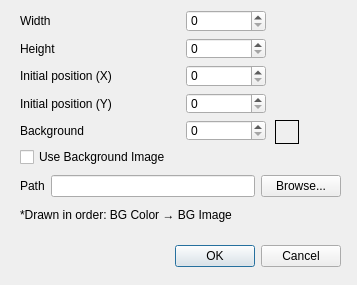
<?xml version="1.0" encoding="UTF-8"?>
<ui version="4.0">
 <class>WorldMapSettingsDialog</class>
 <widget class="QDialog" name="WorldMapSettingsDialog">
  <property name="geometry">
   <rect>
    <x>0</x>
    <y>0</y>
    <width>357</width>
    <height>285</height>
   </rect>
  </property>
  <property name="windowTitle">
   <string>World Map Settings</string>
  </property>
  <widget class="QDialogButtonBox" name="buttonBox">
   <property name="geometry">
    <rect>
     <x>20</x>
     <y>240</y>
     <width>321</width>
     <height>32</height>
    </rect>
   </property>
   <property name="orientation">
    <enum>Qt::Orientation::Horizontal</enum>
   </property>
   <property name="standardButtons">
    <set>QDialogButtonBox::StandardButton::Cancel|QDialogButtonBox::StandardButton::Ok</set>
   </property>
  </widget>
  <widget class="QWidget" name="gridLayoutWidget_2">
   <property name="geometry">
    <rect>
     <x>20</x>
     <y>10</y>
     <width>246</width>
     <height>157</height>
    </rect>
   </property>
   <layout class="QGridLayout" name="gridLayout_2">
    <item row="0" column="1">
     <widget class="QSpinBox" name="widthSpinBox">
      <property name="minimumSize">
       <size>
        <width>60</width>
        <height>0</height>
       </size>
      </property>
      <property name="maximumSize">
       <size>
        <width>80</width>
        <height>16777215</height>
       </size>
      </property>
     </widget>
    </item>
    <item row="4" column="0">
     <widget class="QLabel" name="label_5">
      <property name="text">
       <string>Background</string>
      </property>
     </widget>
    </item>
    <item row="0" column="0">
     <widget class="QLabel" name="label">
      <property name="text">
       <string>Width</string>
      </property>
     </widget>
    </item>
    <item row="1" column="0">
     <widget class="QLabel" name="label_2">
      <property name="text">
       <string>Height</string>
      </property>
     </widget>
    </item>
    <item row="2" column="0">
     <widget class="QLabel" name="label_3">
      <property name="text">
       <string>Initial position (X)</string>
      </property>
     </widget>
    </item>
    <item row="2" column="1">
     <widget class="QSpinBox" name="initXSpinBox">
      <property name="minimumSize">
       <size>
        <width>60</width>
        <height>0</height>
       </size>
      </property>
      <property name="maximumSize">
       <size>
        <width>80</width>
        <height>16777215</height>
       </size>
      </property>
     </widget>
    </item>
    <item row="3" column="0">
     <widget class="QLabel" name="label_4">
      <property name="text">
       <string>Initial position (Y)</string>
      </property>
     </widget>
    </item>
    <item row="3" column="1">
     <widget class="QSpinBox" name="initYSpinBox">
      <property name="minimumSize">
       <size>
        <width>60</width>
        <height>0</height>
       </size>
      </property>
      <property name="maximumSize">
       <size>
        <width>80</width>
        <height>16777215</height>
       </size>
      </property>
     </widget>
    </item>
    <item row="4" column="1">
     <widget class="QSpinBox" name="backgroundSpinBox">
      <property name="minimumSize">
       <size>
        <width>60</width>
        <height>0</height>
       </size>
      </property>
      <property name="maximumSize">
       <size>
        <width>80</width>
        <height>16777215</height>
       </size>
      </property>
     </widget>
    </item>
    <item row="1" column="1">
     <widget class="QSpinBox" name="heightSpinBox">
      <property name="minimumSize">
       <size>
        <width>60</width>
        <height>0</height>
       </size>
      </property>
      <property name="maximumSize">
       <size>
        <width>80</width>
        <height>16777215</height>
       </size>
      </property>
     </widget>
    </item>
    <item row="5" column="0">
     <widget class="QCheckBox" name="useBgCheckBox">
      <property name="text">
       <string>Use Background Image</string>
      </property>
     </widget>
    </item>
   </layout>
  </widget>
  <widget class="QFrame" name="previewFrame">
   <property name="geometry">
    <rect>
     <x>275</x>
     <y>120</y>
     <width>24</width>
     <height>24</height>
    </rect>
   </property>
   <property name="autoFillBackground">
    <bool>false</bool>
   </property>
   <property name="frameShape">
    <enum>QFrame::Shape::Box</enum>
   </property>
   <property name="frameShadow">
    <enum>QFrame::Shadow::Plain</enum>
   </property>
  </widget>
  <widget class="QWidget" name="verticalLayoutWidget">
   <property name="geometry">
    <rect>
     <x>20</x>
     <y>175</y>
     <width>321</width>
     <height>51</height>
    </rect>
   </property>
   <layout class="QVBoxLayout" name="verticalLayout">
    <item>
     <layout class="QHBoxLayout" name="horizontalLayout">
      <item>
       <widget class="QLabel" name="label_6">
        <property name="text">
         <string>Path</string>
        </property>
       </widget>
      </item>
      <item>
       <widget class="QLineEdit" name="pathLineReadOnly">
        <property name="readOnly">
         <bool>true</bool>
        </property>
       </widget>
      </item>
      <item>
       <widget class="QPushButton" name="pathBrowseButton">
        <property name="text">
         <string>Browse...</string>
        </property>
       </widget>
      </item>
     </layout>
    </item>
    <item>
     <widget class="QLabel" name="label_7">
      <property name="text">
       <string>*Drawn in order: BG Color → BG Image</string>
      </property>
     </widget>
    </item>
   </layout>
  </widget>
 </widget>
 <resources/>
 <connections>
  <connection>
   <sender>buttonBox</sender>
   <signal>accepted()</signal>
   <receiver>WorldMapSettingsDialog</receiver>
   <slot>accept()</slot>
   <hints>
    <hint type="sourcelabel">
     <x>248</x>
     <y>254</y>
    </hint>
    <hint type="destinationlabel">
     <x>157</x>
     <y>274</y>
    </hint>
   </hints>
  </connection>
  <connection>
   <sender>buttonBox</sender>
   <signal>rejected()</signal>
   <receiver>WorldMapSettingsDialog</receiver>
   <slot>reject()</slot>
   <hints>
    <hint type="sourcelabel">
     <x>316</x>
     <y>260</y>
    </hint>
    <hint type="destinationlabel">
     <x>286</x>
     <y>274</y>
    </hint>
   </hints>
  </connection>
 </connections>
</ui>
